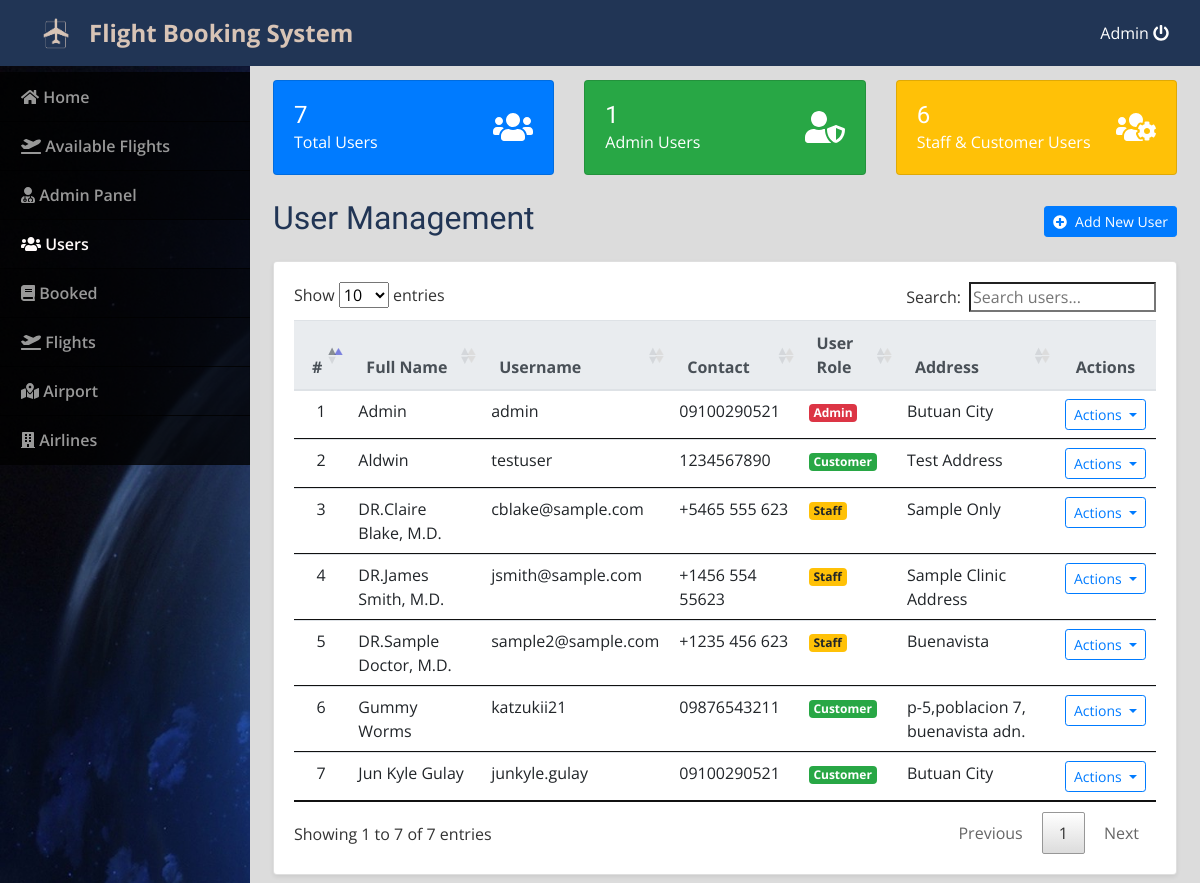
Page /admin/index.php?page=users (signed in) on the earlier database version.
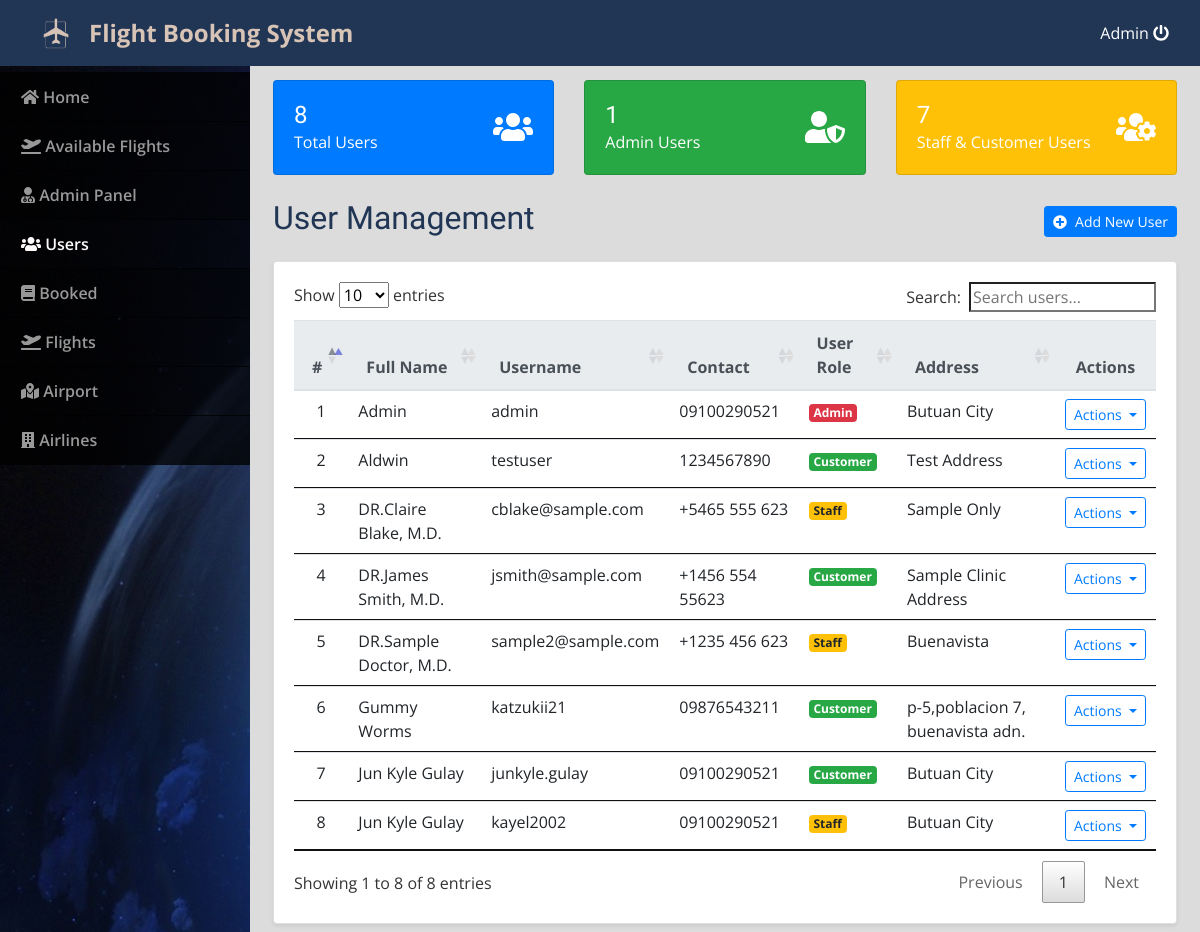
Same page on the later database version.
### tables this page shows
CREATE TABLE `users` (
  `id` bigint(30) NOT NULL,
  `user_id` bigint(30) NOT NULL,
  `name` varchar(200) NOT NULL,
  `address` text NOT NULL,
  `contact` text NOT NULL,
  `username` varchar(100) NOT NULL,
  `password` varchar(200) NOT NULL,
  `type` tinyint(1) NOT NULL DEFAULT 2 COMMENT '1=admin , 2 = staff, 3=customer'
);

### admin/users.php (the view, shortened to what the changed rows need)
<?php
include('db_connect.php');
function getUserCount()
{
    global $conn;
    $query = "SELECT
        COUNT(*) as total_users,
        SUM(CASE WHEN type = 1 THEN 1 ELSE 0 END) as admin_users,
        SUM(CASE WHEN type = 2 THEN 1 ELSE 0 END) as staff_users,
        SUM(CASE WHEN type = 3 THEN 1 ELSE 0 END) as customer_users
    FROM users";
    $result = $conn->query($query);
    return $result->fetch_assoc();
}
$userStats = getUserCount();
$users = $conn->query("
    SELECT
        u.*,
        CASE
            WHEN u.type = 1 THEN 'Admin'
            WHEN u.type = 2 THEN 'Staff'
            WHEN u.type = 3 THEN 'Customer'
            ELSE 'Unknown'
        END AS user_role
    FROM users u
    ORDER BY u.name ASC
");
?>
<div class="container-fluid pt-3">
    <div class="row mb-4">
        <div class="col-md-4">
            <div class="card bg-primary text-white">
                <div class="card-body">
                    <div class="d-flex justify-content-between align-items-center">
                        <div>
                            <h4 class="mb-0"><?php echo $userStats['total_users']; ?></h4>
                            <span>Total Users</span>
                        </div>
                    </div>
                </div>
            </div>
        </div>
        <div class="col-md-4">
            <div class="card bg-warning text-white">
                <div class="card-body">
                    <div class="d-flex justify-content-between align-items-center">
                        <div>
                            <h4 class="mb-0"><?php echo $userStats['staff_users'] + $userStats['customer_users']; ?></h4>
                            <span>Staff & Customer Users</span>
                        </div>
                    </div>
                </div>
            </div>
        </div>
    </div>
    <div class="row mb-3">
        <div class="col-lg-12 d-flex justify-content-between align-items-center">
            <h2 class="" style="color:#213555;">User Management</h2>
        </div>
    </div>
    <div class="card shadow-sm">
        <div class="card-body">
            <div class="table-responsive">
                <table class="table table-hover" id="userTable">
                    <thead class="thead-light">
                        <tr>
                            <th class="text-center">#</th>
                            <th>Full Name</th>
                            <th>Username</th>
                            <th>Contact</th>
                            <th>User Role</th>
                            <th>Address</th>
                            <th class="text-center">Actions</th>
                        </tr>
                    </thead>
                    <tbody>
                        <?php
                        $i = 1;
                        while ($row = $users->fetch_assoc()):
                        ?>
                            <tr>
                                <td class="text-center"><?php echo $i++ ?></td>
                                <td>
                                    <div class="d-flex align-items-center">
                                        <?php echo htmlspecialchars($row['name']) ?>
                                    </div>
                                </td>
                                <td><?php echo htmlspecialchars($row['username']) ?></td>
                                <td><?php echo htmlspecialchars($row['contact']) ?></td>
                                <td>
                                    <span class="badge
                                    <?php
                                    switch ($row['user_role']) {
                                        case 'Admin':
                                            echo 'badge-danger';
                                            break;
                                        case 'Staff':
                                            echo 'badge-warning';
                                            break;
                                        case 'Customer':
                                            echo 'badge-success';
                                            break;
                                    }
                                    ?>
                                ">
                                        <?php echo htmlspecialchars($row['user_role']) ?>
                                    </span>
                                </td>
                                <td><?php echo htmlspecialchars($row['address']) ?></td>
                                <td class="text-center">
                                    <div class="dropdown">
                                        <button class="btn btn-outline-primary btn-sm dropdown-toggle" type="button" data-toggle="dropdown">
                                            Actions
                                        </button>
                                    </div>
                                </td>
                            </tr>
                        <?php endwhile; ?>
                    </tbody>
                </table>
            </div>
        </div>
    </div>
</div>

Differences in the rows shown:
changed users "DR.James Smith, M.D.": user_role "Staff" → "Customer"
added users: name "Jun Kyle Gulay", username "kayel2002", contact "09100290521", user_role "Staff", address "Butuan City"
Other differences:
$userStats['total_users']: "7" → "8"
$userStats['staff_users'] + $userStats['customer_users']: "6" → "7"
text written by a page script: "Show entries Search: Showing 1 to 7 of 7 entries Previous 1 Next" → "Show entries Search: Showing 1 to 8 of 8 entries Previous 1 Next"
